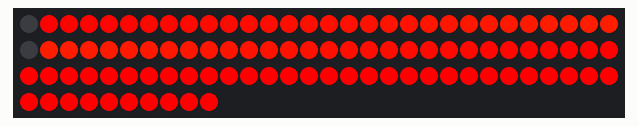
This sketch was run on a simulated Arduino Uno, built with avr-gcc and run on an emulated ATmega328P. Shown: 100 RGB LEDs in strip order, left to right, continuing on the next row. Random numbers use the default seed unless the sketch sets one.

Above: at 0.44 s.

The sketch:

etincelles.ino
```cpp
#include <Adafruit_NeoPixel.h>

#ifdef __AVR__
 #include <avr/power.h> // Required for 16 MHz Adafruit Trinket
#endif

#define PIN        6
#define NUMPIXELS_PER_STRIP 20
#define NUM_STRIPS 5
#define TOTAL_NUMPIXELS (NUMPIXELS_PER_STRIP * NUM_STRIPS)

Adafruit_NeoPixel strip(TOTAL_NUMPIXELS, PIN, NEO_GRB + NEO_KHZ800);

int animationDuration = 2000;
int alea;
bool newAlea;
unsigned long timer;

int g,y,z;

void setup() {
  strip.begin();
  strip.show();
}

void loop() {

  if (newAlea)
  {

    timer = millis ();
    newAlea = false;

  }

  if (millis () - timer > random (300,1500) && !newAlea)
  {
    alea = random(TOTAL_NUMPIXELS);
    newAlea = true;
  }

    for (int i = 1; i % TOTAL_NUMPIXELS; i++) {
      uint32_t color;
   color = strip.getPixelColor(i);
          int8_t green = (color >> 8) & 0xFF;
     if (i >= alea && i < alea + 60) {
        if (abs(i - alea) < 30) {

          color = strip.Color(255, constrain(green+=1,0,abs(i - alea)), 0);
        } else if (abs(i - alea) > 30 && abs(i - alea) < 60) {

          color = strip.Color(255, constrain(green+=1,0,abs((alea + 60) - i)), 0);
        }
      } else {

        if (green != 0)
        color = strip.Color(255, green -=1, 0);
        else
        color = strip.Color(255,0,0);
      }
      strip.setPixelColor(i, color);

    }


    strip.show();
    delay(20);
  }
```
